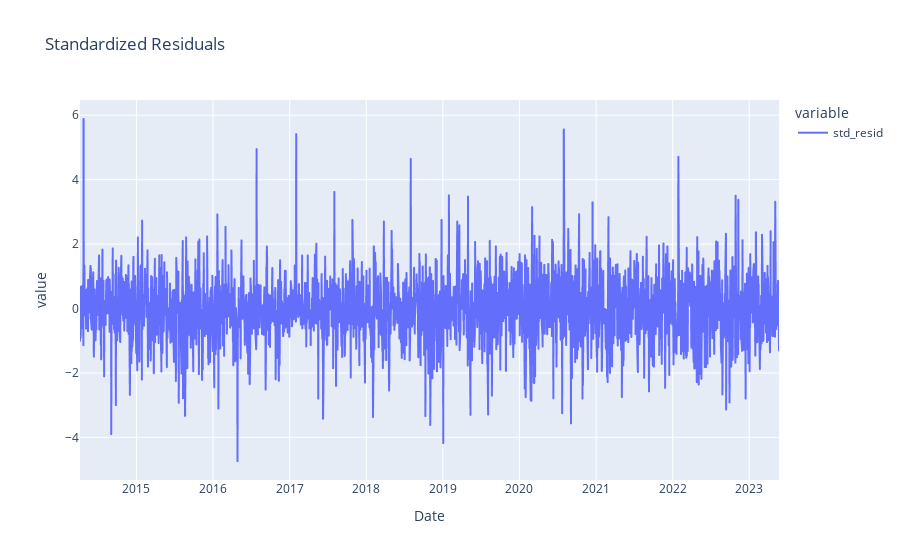

Write notebook code for a chart like this one.
### Code cell
# Plot standardized residuals
fig = ex.line(model.std_resid,
              title="Standardized Residuals")

# Add axis labels
fig.update_layout(xaxis_title ="Date")

### Figure 1 — Plotly figure (JSON) as saved in the notebook; plotly's stock layout.template omitted (floating-point values rounded to 4 significant figures; data arrays with more than 128 entries replaced by an {"elided": "..."} marker saying what was removed)
{"data": [{"hovertemplate": "variable=std_resid<br>Date=%{x}<br>value=%{y}<extra></extra>", "legendgroup": "std_resid", "line": {"color": "#636efa", "dash": "solid"}, "marker": {"symbol": "circle"}, "mode": "lines", "name": "std_resid", "showlegend": true, "type": "scattergl", "x": {"elided": "2299 str values"}, "xaxis": "x", "y": {"elided": "2299 float values"}, "yaxis": "y"}], "layout": {"autosize": true, "legend": {"title": {"text": "variable"}, "tracegroupgap": 0}, "title": {"text": "Standardized Residuals"}, "xaxis": {"anchor": "y", "autorange": true, "domain": [0, 1], "range": ["2014-04-07", "2023-05-23"], "title": {"text": "Date"}, "type": "date"}, "yaxis": {"anchor": "x", "autorange": true, "domain": [0, 1], "range": [-5.322, 6.473], "title": {"text": "value"}, "type": "linear"}}}
